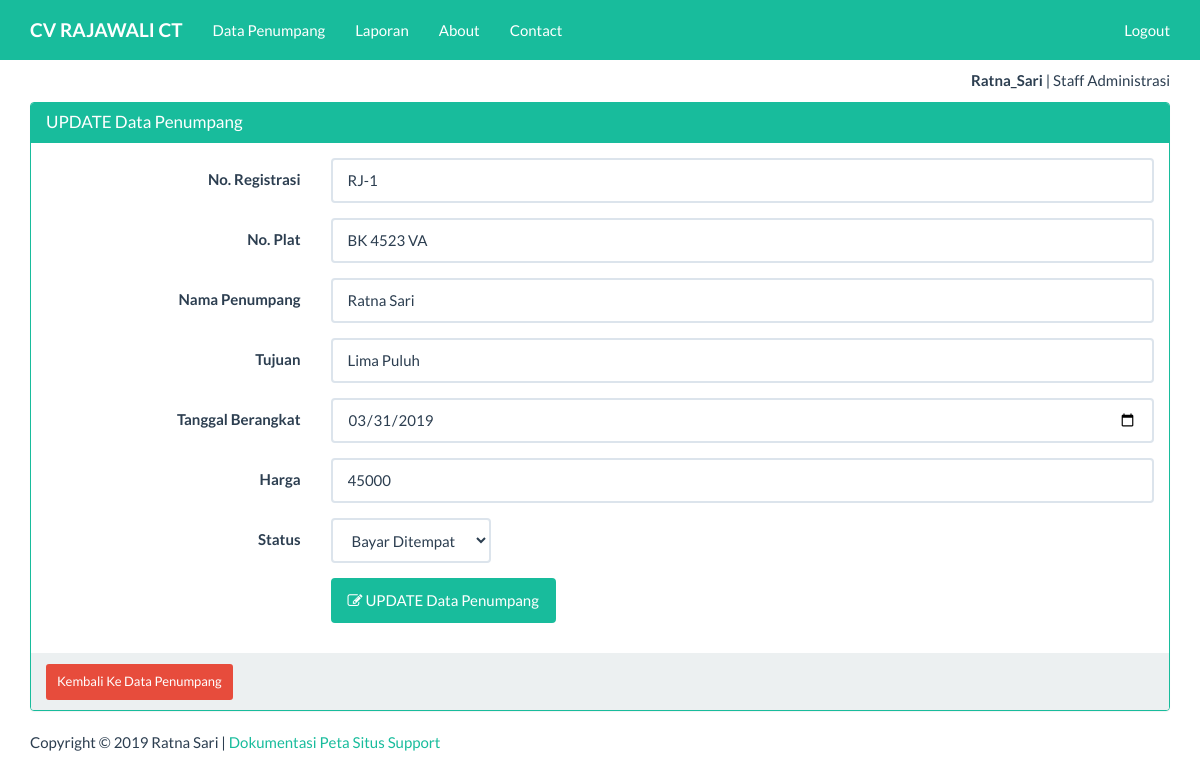
The page /index_admin.php?page=penumpang&actions=edit&id=4 (signed in) on the database its author committed.
### tables this page shows
CREATE TABLE IF NOT EXISTS `penumpang` (
  `id` int(11) NOT NULL AUTO_INCREMENT,
  `no_registrasi` varchar(10) NOT NULL,
  `no_plat` varchar(12) NOT NULL,
  `nama_penumpang` varchar(25) NOT NULL,
  `tujuan` varchar(25) NOT NULL,
  `tanggal_berangkat` date NOT NULL,
  `harga` int(10) NOT NULL,
  `status_pembayaran` varchar(25) NOT NULL,
  PRIMARY KEY (`id`)
);

### views/penumpang_edit.php (the view, shortened to what this page needs)
<?php
$id=$_GET['id'];
$ambil=  mysqli_query($koneksi, "SELECT * FROM penumpang WHERE id ='$id'") or die ("SQL Edit error");
$data= mysqli_fetch_array($ambil);
?>
<div class="container">
    <div class="row">
        <div class="col-xs-12">
            <div class="panel panel-success">
                <div class="panel-heading">
                    <h3 class="panel-title">UPDATE Data Penumpang</h3>
                </div>
                <div class="panel-body">
                    <form class="form-horizontal" action="" method="post">
                        <div class="form-group">
                            <label for="noRak" class="col-sm-3 control-label">No. Registrasi</label>
                            <div class="col-sm-9">
                                <input type="text" name="no_registrasi" value="<?=$data['no_registrasi']?>"class="form-control" placeholder="Nomor Registrasi">
                            </div>
                        </div>
						<div class="form-group">
                            <label for="noLaci" class="col-sm-3 control-label">No. Plat</label>
                            <div class="col-sm-9">
                                <input type="text" name="no_plat" value="<?=$data['no_plat']?>"class="form-control" placeholder="Nomor Plat Bus">
                            </div>
                        </div>
						<div class="form-group">
                            <label for="noBoks" class="col-sm-3 control-label">Nama Penumpang</label>
                            <div class="col-sm-9">
                                <input type="text" name="nama_penumpang" value="<?=$data['nama_penumpang']?>"class="form-control" placeholder="Nama Penumpang">
                            </div>
                        </div>
						<div class="form-group">
                            <label for="para_pihak" class="col-sm-3 control-label">Tujuan</label>
                            <div class="col-sm-9">
                                <input type="text" name="tujuan" value="<?=$data['tujuan']?>"class="form-control" placeholder="Tujuan">
                            </div>
                        </div>
                        <div class="form-group">
                            <label for="para_pihak" class="col-sm-3 control-label">Tanggal Berangkat</label>
                            <div class="col-sm-9">
                                <input type="date" name="tanggal_berangkat" value="<?=$data['tanggal_berangkat']?>"class="form-control">
                            </div>
                        </div>
						<div class="form-group">
                            <label for="noPerkara" class="col-sm-3 control-label">Harga</label>
                            <div class="col-sm-9">
                                <input type="text" name="harga" value="<?=$data['harga']?>"class="form-control" placeholder="Harga Tiket" >
                            </div>
                        </div>
                        <div class="form-group">
                            <label for="status" class="col-sm-3 control-label">Status</label>
                            <div class="col-sm-2 col-xs-9">
								<select name="status_pembayaran" class="form-control" style="width:160px;">
									<option value=""><?=$data['status_pembayaran']?></option>
								</select>
                            </div>
                        </div>
                        <div class="form-group">
                            <div class="col-sm-offset-3 col-sm-9">
                                <button type="submit" class="btn btn-success">
                                    <span class="fa fa-edit"></span> UPDATE Data Penumpang</button>
                            </div>
                        </div>
                    </form>
                </div>
                <div class="panel-footer">
                    <a href="?page=penumpang&actions=tampil" class="btn btn-danger btn-sm">
                        Kembali Ke Data Penumpang
                    </a>
                </div>
            </div>
        </div>
    </div>
</div>

### Assets/css/style.css (style rules this page uses)
body { padding-top: 70px; }

### rows shown on the page
penumpang: no_registrasi "RJ-1", no_plat "BK 4523 VA", nama_penumpang "Ratna Sari", tujuan "Lima Puluh", tanggal_berangkat "03/31/2019", harga "45000", status_pembayaran "Bayar Ditempat"

### other values the page prints
$_SESSION['username'] "Ratna_Sari"
$_SESSION['ket'] "Staff Administrasi"
